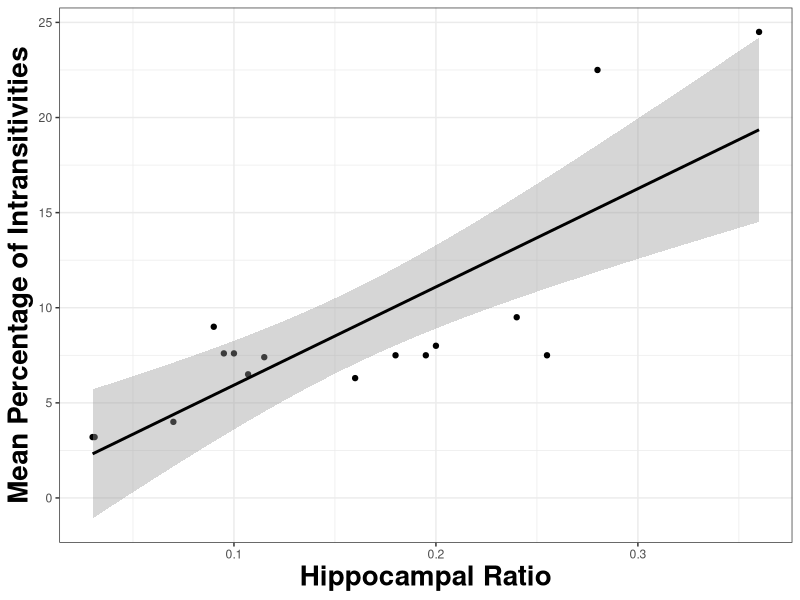

Source code (R): (Note: this script raises an error after producing the figure.)
## ---- chunk 1
library(ggplot2)

talk.plot.df <- data.frame (Hippocampal_Ratio = c(0.03,0.031, 0.07, 0.09, 0.095, 0.10, 0.107, 0.115, 0.16, 0.18, 0.195, 0.2, 0.24, 0.255, 0.28, 0.36),
Intransitivity_Percent = c(3.2, 3.2, 4, 9, 7.6, 7.6, 6.5, 7.4, 6.3, 7.5, 7.5, 8, 9.5, 7.5, 22.5, 24.5))

library(Hmisc)

spearman.test(talk.plot.df$Hippocampal_Ratio, talk.plot.df$Intransitivity_Percent)

ggplot(talk.plot.df, aes(Hippocampal_Ratio, Intransitivity_Percent))+
  geom_point()+
  geom_smooth(method = "lm", color = "black")+
  theme_bw()+
  ylab("Mean Percentage of Intransitivities")+
  xlab("Hippocampal Ratio")+
  theme_bw()+
  theme(axis.title.y = element_text(face="bold", size = 20),
           axis.title.x  = element_text(face="bold", size = 20))
## ---- chunk 2
View(numbers.trial.data)

# Womp. I actually don't know what numbers the image numbers correspond to. Turns out the image numbers are the actual stimuli so can use those for decision difficulty.
numbers.trial.data$num.diff <- abs(numbers.trial.data$Image_left - numbers.trial.data$Image_right)


#The variance ofdifferences was the same for all groups (set up by experiment so manipulation check)
aggregate(num.diff ~ Group, FUN = var, numbers.trial.data)
ggplot(numbers.trial.data, aes(Group, num.diff))+
  geom_boxplot(width = 0.5)+
  theme_bw()+
  ylab("Difference in numbers")

#The easier the decision (the bigger the difference in values) the faster all groups got
#The control group appears faster compared to both lesion groups in the control task BUT this doesn't appear statistically significant in the regression
p1 <- ggplot(numbers.trial.data, aes(num.diff, RT, group = Group, col = Group))+
  geom_smooth(method = "loess")+
  theme_bw()+
  xlab("Difference between numbers (Difficulty)")+
  ylab("Response times")
#No significan interactions or group differences. All groups are faster the larger the difference between the numbers (i.e. the easier the decisions)
summary(lmer(scale(RT) ~ scale(num.diff) * Group + (1|f.id), data = numbers.trial.data))

#Difference in values and intransitivity
#The lines are pretty flat. All the decisions seem pretty easy/equally likely to be involved in an intransitivity
ggplot(numbers.trial.data, aes(num.diff, IntransTripleCounted, group = Group, col = Group))+
  geom_smooth(method = "loess")+
  theme_bw()+
  xlab("Difference between numbers (Difficulty)")+
  ylab("Number of Intransitivities Trial is involved in")

#Probability of being involved in intransitivity measure (new)
#How many times a trial involved in an intransitivity/total number intransitivities for subject

#Nominator: (IntransTripleCounted does indeed say how many times a trial was involved in an intransitive triplet)

#Denomiator:
numbers.trial.data <- merge(numbers.trial.data, both.Intransitive[as.character(both.Intransitive$Task) == "numbers", c("f.id", "CleanIntr")], by = "f.id", all.x = T)

#Prob of Intransitivity for a given trial
numbers.trial.data$ProbIntr <- (numbers.trial.data$IntransTripleCounted - numbers.trial.data$MisPressIntransTripleCounted) / (numbers.trial.data$CleanIntr*3)

#Check if probabilities for all subjects add up to 1. (yes.)
ddply(numbers.trial.data, c("f.id"), summarise, tot = sum(ProbIntr))

#There are a bunch of people with no intransitivities (so dividing by 0). Replace these with 0
numbers.trial.data$ProbIntr <- ifelse(is.na(numbers.trial.data$ProbIntr), 0, numbers.trial.data$ProbIntr)

#Back to decision difficulty and probability of intransitivity
#For all groups groups harder trials are more likely to be involved in intransitivities 
p2 <- ggplot(numbers.trial.data, aes(num.diff, ProbIntr, group = Group, col = Group))+
  geom_smooth(method = "loess")+
  theme_bw()+
  xlab("Difference between numbers (Difficulty)")+
  ylab("Probability of Intransitivity")

summary(lmer(scale(ProbIntr) ~ scale(num.diff) * Group + (1|f.id), data = numbers.trial.data))

#Probability of transitivity stays the same across the task for the numbers task
p3 <- ggplot(numbers.trial.data, aes(Trialnumber, ProbIntr, group = Group, col = Group))+
  geom_smooth(method = "loess")+
  theme_bw()+
  xlab("Trial Number")+
  ylab("Probability of Intransitivity")


library(gridExtra)
g <- ggplotGrob(p1 + theme(legend.position="bottom"))$grobs
legend <- g[[which(sapply(g, function(x) x$name) == "guide-box")]]

p4 <- grid.arrange(arrangeGrob(p1 + theme(legend.position="none"),
                         p2 + theme(legend.position="none"),
                         p3 + theme(legend.position="none"),
                         nrow=1),
             legend, nrow=2,heights=c(10, 1),
             main = "Relationship between decision difficulty, RT and intransitivity in numbers task")
rm(g, legend)
## ---- chunk 3
#How about just taking the difference of how many times they chose the item and avoid an artificial point system. This way ties will be indifference (0).If they haven't chosen an item assign a 0.

get.ordinal.value <- function(x){
  
  tmp <- data.frame(item = dimnames(sort(table(x$Choice.image)))[[1]],
                    value = sort(table(x$Choice.image)))
  
  return(tmp)
  }

# Does it work?
get.ordinal.value(choice2.trial.data[choice2.trial.data$SubjectID == 306,])
# Yes.

# So apply it to everyone's data
ordinal.value.df <- plyr::ddply(choice2.trial.data, c("f.id"), get.ordinal.value)

# A bit hacky but merge twice to assign right ordinal values to each image and then get value difference per trial.

#Merge 1 for image left
#KEEP ALL!
#RENAME col
choice2.trial.data.w.val <- merge(choice2.trial.data, ordinal.value.df, by.x = c("f.id","Image_left"), by.y = c("f.id","item"), all.x = T)
names(choice2.trial.data.w.val)[24] <- "value.left"

#Merge 2 for image right
choice2.trial.data.w.val <- merge(choice2.trial.data.w.val, ordinal.value.df, by.x = c("f.id","Image_right"), by.y = c("f.id","item"), all.x = T)
names(choice2.trial.data.w.val)[25] <- "value.right"

#Replace NAs in values with 0's
choice2.trial.data.w.val$value.left <- ifelse(is.na(choice2.trial.data.w.val$value.left), 0, choice2.trial.data.w.val$value.left)

choice2.trial.data.w.val$value.right <- ifelse(is.na(choice2.trial.data.w.val$value.right), 0, choice2.trial.data.w.val$value.right)

#Val.diff
#The smaller the difference the harder the decision
choice2.trial.data.w.val$val.diff <- abs(choice2.trial.data.w.val$value.left - choice2.trial.data.w.val$value.right)

#The variance of value differences was the same for all groups
#It's not like one group cared less about candy bars that they were just choosing randomly
aggregate(val.diff ~ Group, FUN = var, choice2.trial.data.w.val)
ggplot(choice2.trial.data.w.val, aes(Group, val.diff))+
  geom_boxplot(width = 0.5)+
  theme_bw()+
  ylab("Value difference")

#The easier the decision (the bigger the difference in values) the faster all groups got
#MTL group was consistently slower at all levels of value difference
p1 <- ggplot(choice2.trial.data.w.val, aes(val.diff, RT, group = Group, col = Group))+
  geom_smooth(method = "loess")+
  theme_bw()+
  xlab("Value difference")+
  ylab("Response times")
#Significant interactions show that the how RTs change with decision difficulty differs by group. Though they all get faster at easier decisions the MTL group is consistently slower
summary(lmer(scale(RT) ~ scale(val.diff) * Group + (1|f.id), data = choice2.trial.data.w.val))
summary(lmer(scale(RT) ~ poly(val.diff, 2) * Group + (1|f.id), data = choice2.trial.data.w.val))

#Difference in values and intransitivity
#The harder the decision the more intransitivite triplets it is involved in
#This graph is deceptive because it suggests that for the MTL group trials that are closer to indifference are involved in more intransitivities but it's not normalized! (i.e. the trials are involved in more intransitivities but the MTL group makes more intransitivities to begin with, which is why the probability of intransitivity measure below in more descriptive) 
ggplot(choice2.trial.data.w.val, aes(val.diff, IntransTripleCounted, group = Group, col = Group))+
  geom_smooth(method = "loess")+
  theme_bw()+
  xlab("Value difference")+
  ylab("Number of Intransitivities Trial is involved in")

#Probability of being involved in intransitivity measure (new)
#How many times a trial involved in an intransitivity/total number intransitivities for subject

#Nominator: (IntransTripleCounted does indeed say how many times a trial was involved in an intransitive triplet)

#Denomiator:
choice2.trial.data.w.val <- merge(choice2.trial.data.w.val, both.Intransitive[as.character(both.Intransitive$Task) == "choice", c("f.id", "CleanIntr")], by = "f.id", all.x = T)

#Prob of Intransitivity for a given trial
choice2.trial.data.w.val$ProbIntr <- (choice2.trial.data.w.val$IntransTripleCounted - choice2.trial.data.w.val$MisPressIntransTripleCounted) / (choice2.trial.data.w.val$CleanIntr*3)

#Check if probabilities for all subjects add up to 1. (yes.)
ddply(choice2.trial.data.w.val, c("f.id"), summarise, tot = sum(ProbIntr))

#Back to decision difficulty and probability of intransitivity
#For the MTL group harder trials (those where the value difference is smaller) are less likely to be involved in intransitivities suggesting that these decisions are not as hard for them because they have problems with retaining value
p2 <- ggplot(choice2.trial.data.w.val, aes(val.diff, ProbIntr, group = Group, col = Group))+
  geom_smooth(method = "loess")+
  theme_bw()+
  xlab("Value difference")+
  ylab("Probability of Intransitivity")

summary(lmer(scale(ProbIntr) ~ scale(val.diff) * Group + (1|f.id), data = choice2.trial.data.w.val))

#Try making an graph to convey this point more easily
summary(choice2.trial.data.w.val$val.diff)

choice2.trial.data.w.val$difficulty.lab <- with(choice2.trial.data.w.val, ifelse(val.diff < 4, "Hard", ifelse(val.diff > 3 & val.diff < 10, "Medium", ifelse(val.diff>= 10, "Easy", NA))))

table(choice2.trial.data.w.val$difficulty.lab, useNA="ifany")

choice2.trial.data.w.val$difficulty.lab <- factor(choice2.trial.data.w.val$difficulty.lab, levels = c("Easy","Medium", "Hard"))

plot.valdiff.df <- cbind(aggregate(ProbIntr ~ difficulty.lab + Group, choice2.trial.data.w.val, mean),
aggregate(ProbIntr ~ difficulty.lab + Group, choice2.trial.data.w.val, se)[3])
names(plot.valdiff.df) <- c("Difficulty", "Group", "MeanP", "SEM")

ggplot(plot.valdiff.df, aes(Difficulty, MeanP, group = Group, fill = Group))+
  geom_bar(stat="identity", position = "dodge")+
  geom_errorbar(aes(ymin = MeanP-SEM, ymax = MeanP+SEM), position = position_dodge(0.9), width = 0.5)+
  theme_bw()+
  xlab("Value difference")+
  ylab("Probability of Intransitivity")+
scale_fill_grey(start = 0, end = .9)

ggsave("./TransitivityFigures/CleanFigure4.png", width=6, height=4, dpi=300)

plot.valdiff.rt.df <- cbind(aggregate(RT ~ difficulty.lab + Group, choice2.trial.data.w.val, mean),
aggregate(RT ~ difficulty.lab + Group, choice2.trial.data.w.val, se)[3])
names(plot.valdiff.rt.df) <- c("Difficulty", "Group", "MeanRT", "SEM")

ggplot(plot.valdiff.rt.df, aes(Difficulty, MeanRT, group = Group, fill = Group))+
  geom_bar(stat="identity", position = "dodge")+
  geom_errorbar(aes(ymin = MeanRT-SEM, ymax = MeanRT+SEM), position = position_dodge(0.9), width = 0.5)+
  theme_bw()+
  xlab("Value difference")+
  ylab("Response Time")+
scale_fill_grey(start = 0, end = .9)

p3 <- ggplot(choice2.trial.data.w.val, aes(Trialnumber, ProbIntr, group = Group, col = Group))+
  geom_smooth(method = "loess")+
  theme_bw()+
  xlab("Trial Number")+
  ylab("Probability of Intransitivity")

library(gridExtra)
g <- ggplotGrob(p1 + theme(legend.position="bottom"))$grobs
legend <- g[[which(sapply(g, function(x) x$name) == "guide-box")]]

p4 <- grid.arrange(arrangeGrob(p1 + theme(legend.position="none"),
                         p2 + theme(legend.position="none"),
                         p3 + theme(legend.position="none"),
                         nrow=1),
             legend, nrow=2,heights=c(10, 1),
             main = "Relationship between decision difficulty, RT and intransitivity in preference task")
rm(g, legend)
## ---- chunk 4
#IntransTripleCounted counts how many intransitive triplets a trial was involved in
#Each trial is part of ?? triplets
#Get back to this in a moment

#Exploring the distribution of value distributions for each group for now
#The idea is: if the value representation is unstable they will not be choosing the bounty over other bars every time even if that is their true preference
#So if we estimate value by counting how many times it was chosen over other bars then we will underestimate the value of most preferred bars and overestimate that of least preferred ones
#So the value differences for the MTL group should be smaller overall

#Two ways of visualizing this:
#Either by looking at the whole distribution of the value differences for each group (the earlier peak for the MTL group shows that all decisions were harder)
ggplot(choice2.trial.data.w.val, aes(val.diff, group = Group, fill = Group))+
  geom_density(alpha = 0.5)+
  theme_bw()

#Or my comparing the means (which is an accurate representation of the anova that follows): The C and ETL groups do not differ from each other while the MTL group is significantly lower than both
plot.valdiff.dist.df <- cbind(aggregate(val.diff ~ Group, choice2.trial.data.w.val, mean),
aggregate(val.diff ~ Group, choice2.trial.data.w.val, se)[2])
names(plot.valdiff.dist.df) <- c("Group", "mean.val.diff","sem.val.diff")

ggplot(plot.valdiff.dist.df, aes(Group, mean.val.diff))+
  geom_bar(stat = "identity", position = "dodge", width = 0.5, fill = "gray")+
  geom_errorbar(aes(ymin = mean.val.diff - sem.val.diff, ymax = mean.val.diff + sem.val.diff), position = position_dodge(0.9), width = 0.25)+
  theme_bw()

#Anova and pairwise t-test showing this group difference in distribution of value differences
summary(aov(val.diff ~ Group, data = choice2.trial.data.w.val))
with(choice2.trial.data.w.val, pairwise.t.test(val.diff, Group, p.adjust.method = "bonf"))

#So all the decisions are "harder" for the MTL group because the value representation is not stable as demonstrated by the smaller variance of the number of times each bar is chosen 

#SIDE NOTE:What would the variance be if they chose perfectly?

#Moreover the decrease in RT by value difference is not the same for each group
ggplot(choice2.trial.data.w.val, aes(val.diff, RT, group = Group, col = Group))+
  geom_smooth(method="lm")+
  theme_bw()

#Should I standardize the value difference distribution for this (since they differ by group)? 
#Scaling val.diff for each individual
choice2.trial.data.w.val <- ddply(choice2.trial.data.w.val, "f.id", mutate, c.val.diff = scale(val.diff))

#Now the means and variances for all groups are the same
summary(aov(c.val.diff ~ Group, data = choice2.trial.data.w.val))

#As seen by the distribution of the value differences as well
ggplot(choice2.trial.data.w.val, aes(c.val.diff, group = Group, fill = Group))+
  geom_density(alpha = 0.5)+
  theme_bw()

#Looking at how response times change with standardized value differences
ggplot(choice2.trial.data.w.val, aes(c.val.diff, RT, group = Group, col = Group))+
  geom_smooth(method = "lm")+
  theme_bw()

summary(lm(scale(RT) ~ c.val.diff * Group, data = choice2.trial.data.w.val))

#Is there a difference between the groups above and beyond the effect of "value difference"
choice2.trial.data.w.val$RT.val.diff.resid <- resid(lm(scale(RT) ~ c.val.diff, data=choice2.trial.data.w.val))

#If you take the effect of value diff out MTL is sig higher...(to be cont)
summary(lm(RT.val.diff.resid ~ Group, data = choice2.trial.data.w.val))

#NOT USEFUL? Does the variance of val.diff correlate significantly with the number of intransitivities (i.e. the more intransitivities the smaller the variance)
#Scatter plot
plot.valdiff.var <- ddply(choice2.trial.data.w.val, c("f.id", "Group", "CleanIntr"), summarise, 
      val.diff.spread = var(val.diff))

ggplot(plot.valdiff.var[plot.valdiff.var$CleanIntr<110,], aes(CleanIntr, val.diff.spread, col = Group, group = Group))+
  #geom_point()+
  geom_smooth(method="lm")+
  theme_classic()

summary(aov(val.diff.spread ~ Group*CleanIntr, data = plot.valdiff.var))
summary(lm(val.diff.spread ~ Group*CleanIntr, data = plot.valdiff.var))
